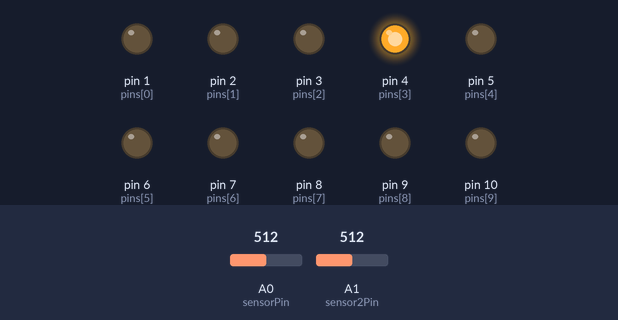
Bench run of a sketch on a simulated Arduino Uno, built with avr-gcc and run on an emulated ATmega328P. Parts: output pins drawn as LEDs (lit = HIGH). The test bench sets the inputs (shaded band); at power-on: A1 (sensor2Pin) = 512, A0 (sensorPin) = 512.

Above: at 12.0 s.
12.1 s: A1 (sensor2Pin) set to 1023
At 16.0 s:
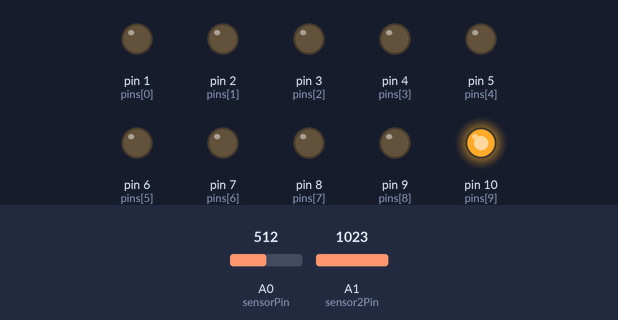
At 17.2 s:
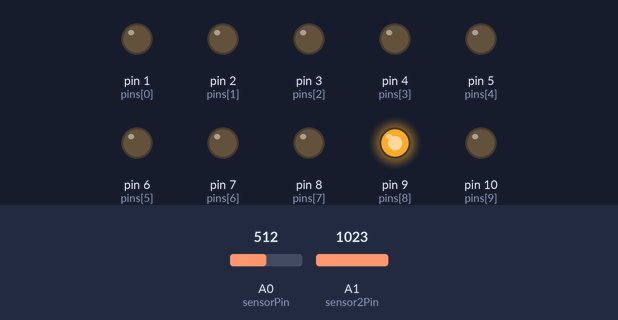
18.2 s: A0 (sensorPin) set to 532
At 19.2 s:
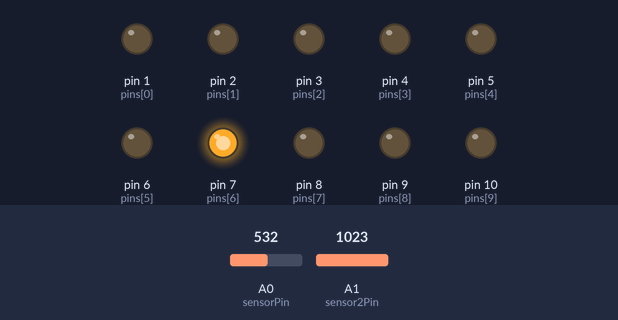
24.3 s: A0 (sensorPin) set to 716
Timing chart, 0 to 36.4 s (numbered marks = the images above; inputs shaded):
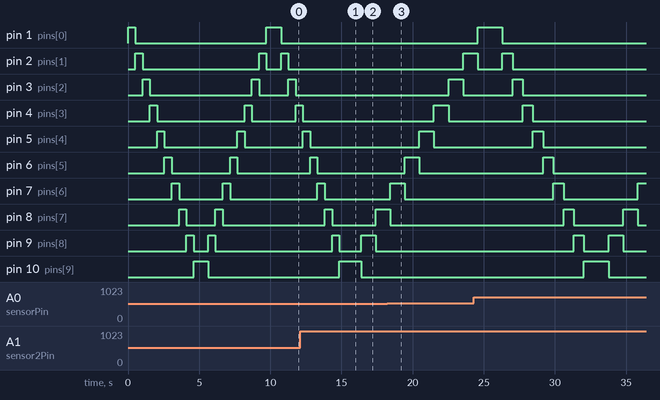

The sketch:

cylon.pde
```cpp
/*
 * cylon
 */

int pins[] = { 1, 2, 3, 4, 5, 6, 7, 8, 9, 10 }; // an array of pin numbers
int num_pins = 10;                  // the number of pins (i.e. the length of the array)
int sensorPin = A0;    // select the input pin for the potentiometer
int sensor2Pin = A1;    // select the input pin for the potentiometer

int sensorValue = 0;  // variable to store the value coming from the sensor
int sensor2Value = 0;  // variable to store the value coming from the sensor

void setup()
{
  int i;

  for (i = 0; i < num_pins; i++)   // the array elements are numbered from 0 to num_pins - 1
    pinMode(pins[i], OUTPUT);      // set each pin as an output
}

void loop()
{
  int i;
  sensorValue = analogRead(sensorPin);
  sensor2Value = analogRead(sensor2Pin);
  for (i = 0; i < num_pins; i++) { // loop through each pin...
    digitalWrite(pins[i], HIGH);   // turning it on,
    delay(sensorValue);                  // pausing,
    digitalWrite(pins[i], LOW);    // and turning it off.
  }
  sensorValue = analogRead(sensorPin);
  sensor2Value = analogRead(sensor2Pin);
  for (i = num_pins - 1; i >= 0; i--) {
    digitalWrite(pins[i], HIGH);   // turning it on,
    delay(sensor2Value);                  // pausing,
    digitalWrite(pins[i], LOW);    // and turning it off.
  }
}
```

Measured:
- the behaviour switches between 517 and 518 on A0 (sensorPin) (found by bisection; images 2 and 3)
- after the input at 12.1 s, pin 6 (pins[5]): goes on until 13.3 s, then stays LOW; pin 7 (pins[6]): goes on until 13.8 s, then stays LOW
- by itself, pin 6 (pins[5]): alternates HIGH for 0.51 s and LOW for 4.1 s
- by itself, pin 7 (pins[6]): alternates HIGH for 0.51 s and LOW for 3.1 s
